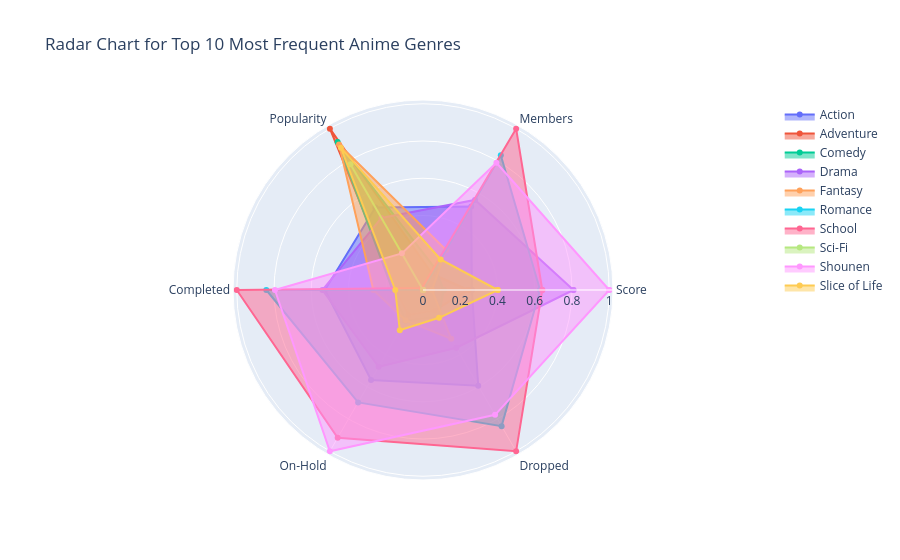

The cell this chart's notebook holds for it:
### Code cell
import pandas as pd
import numpy as np
import plotly.graph_objects as go

def generate_radar(df):
    # Explode the Genres column to assign each anime to multiple genres
    df_exploded = df.assign(Genres=df['Genres'].str.split(', ')).explode('Genres')

    # Count the frequency of each genre and select the top 10 most frequent ones
    top_genres = df_exploded['Genres'].value_counts().head(10).index

    # Filter dataset to include only the top 10 genres
    df_exploded = df_exploded[df_exploded['Genres'].isin(top_genres)]

    # Select relevant numerical columns
    columns = ['Score', 'Members', 'Popularity', 'Completed', 'On-Hold', 'Dropped']

    # Aggregate by genre, computing the mean for each variable
    df_genre_avg = df_exploded.groupby('Genres')[columns].mean().reset_index()

    # Normalize values for better visualization (Min-Max Scaling)
    df_genre_avg[columns] = (df_genre_avg[columns] - df_genre_avg[columns].min()) / \
                            (df_genre_avg[columns].max() - df_genre_avg[columns].min())

    # Compute angle for each axis
    num_vars = len(columns)
    angles = np.linspace(0, 2 * np.pi, num_vars, endpoint=False).tolist()
    angles += angles[:1]  # Close the circle

    # Create the radar chart
    fig = go.Figure()

    # Plot each of the top 10 genres
    for _, row in df_genre_avg.iterrows():
        values = row[columns].values.flatten().tolist()
        values += values[:1]  # Close the circle

        fig.add_trace(go.Scatterpolar(
            r=values,
            theta=columns + [columns[0]],
            fill='toself',
            name=row['Genres']
        ))

    # Update layout
    fig.update_layout(
        polar=dict(
            radialaxis=dict(visible=True)
        ),
        title="Radar Chart for Top 10 Most Frequent Anime Genres",
        showlegend=True
    )
    
    return fig

generate_radar(df)

### Figure 1 — Plotly figure (JSON) as saved in the notebook; plotly's stock layout.template omitted (floating-point values rounded to 4 significant figures)
{"data": [{"fill": "toself", "name": "Action", "r": [0.2623, 0.5179, 0.5117, 0.5267, 0.5576, 0.5931, 0.2623], "theta": ["Score", "Members", "Popularity", "Completed", "On-Hold", "Dropped", "Score"], "type": "scatterpolar"}, {"fill": "toself", "name": "Adventure", "r": [0.2432, 0.09926, 1, 0.1461, 0.1551, 0.1266, 0.2432], "theta": ["Score", "Members", "Popularity", "Completed", "On-Hold", "Dropped", "Score"], "type": "scatterpolar"}, {"fill": "toself", "name": "Comedy", "r": [0.1112, 0.1322, 0.9169, 0.1639, 0.189, 0.1666, 0.1112], "theta": ["Score", "Members", "Popularity", "Completed", "On-Hold", "Dropped", "Score"], "type": "scatterpolar"}, {"fill": "toself", "name": "Drama", "r": [0.8077, 0.5584, 0.4467, 0.5399, 0.4763, 0.3581, 0.8077], "theta": ["Score", "Members", "Popularity", "Completed", "On-Hold", "Dropped", "Score"], "type": "scatterpolar"}, {"fill": "toself", "name": "Fantasy", "r": [0.04861, 0.2482, 0.9017, 0.2666, 0.1877, 0.3027, 0.04861], "theta": ["Score", "Members", "Popularity", "Completed", "On-Hold", "Dropped", "Score"], "type": "scatterpolar"}, {"fill": "toself", "name": "Romance", "r": [0.6287, 0.8355, 0, 0.8412, 0.6968, 0.844, 0.6287], "theta": ["Score", "Members", "Popularity", "Completed", "On-Hold", "Dropped", "Score"], "type": "scatterpolar"}, {"fill": "toself", "name": "School", "r": [0.6405, 1, 0.01295, 1, 0.9161, 1, 0.6405], "theta": ["Score", "Members", "Popularity", "Completed", "On-Hold", "Dropped", "Score"], "type": "scatterpolar"}, {"fill": "toself", "name": "Sci-Fi", "r": [0, 0, 0.7791, 0, 0, 0, 0], "theta": ["Score", "Members", "Popularity", "Completed", "On-Hold", "Dropped", "Score"], "type": "scatterpolar"}, {"fill": "toself", "name": "Shounen", "r": [1, 0.7886, 0.2271, 0.795, 1, 0.774, 1], "theta": ["Score", "Members", "Popularity", "Completed", "On-Hold", "Dropped", "Score"], "type": "scatterpolar"}, {"fill": "toself", "name": "Slice of Life", "r": [0.4013, 0.1895, 0.8815, 0.1489, 0.2493, 0.1722, 0.4013], "theta": ["Score", "Members", "Popularity", "Completed", "On-Hold", "Dropped", "Score"], "type": "scatterpolar"}], "layout": {"polar": {"radialaxis": {"visible": true}}, "showlegend": true, "title": {"text": "Radar Chart for Top 10 Most Frequent Anime Genres"}}}
